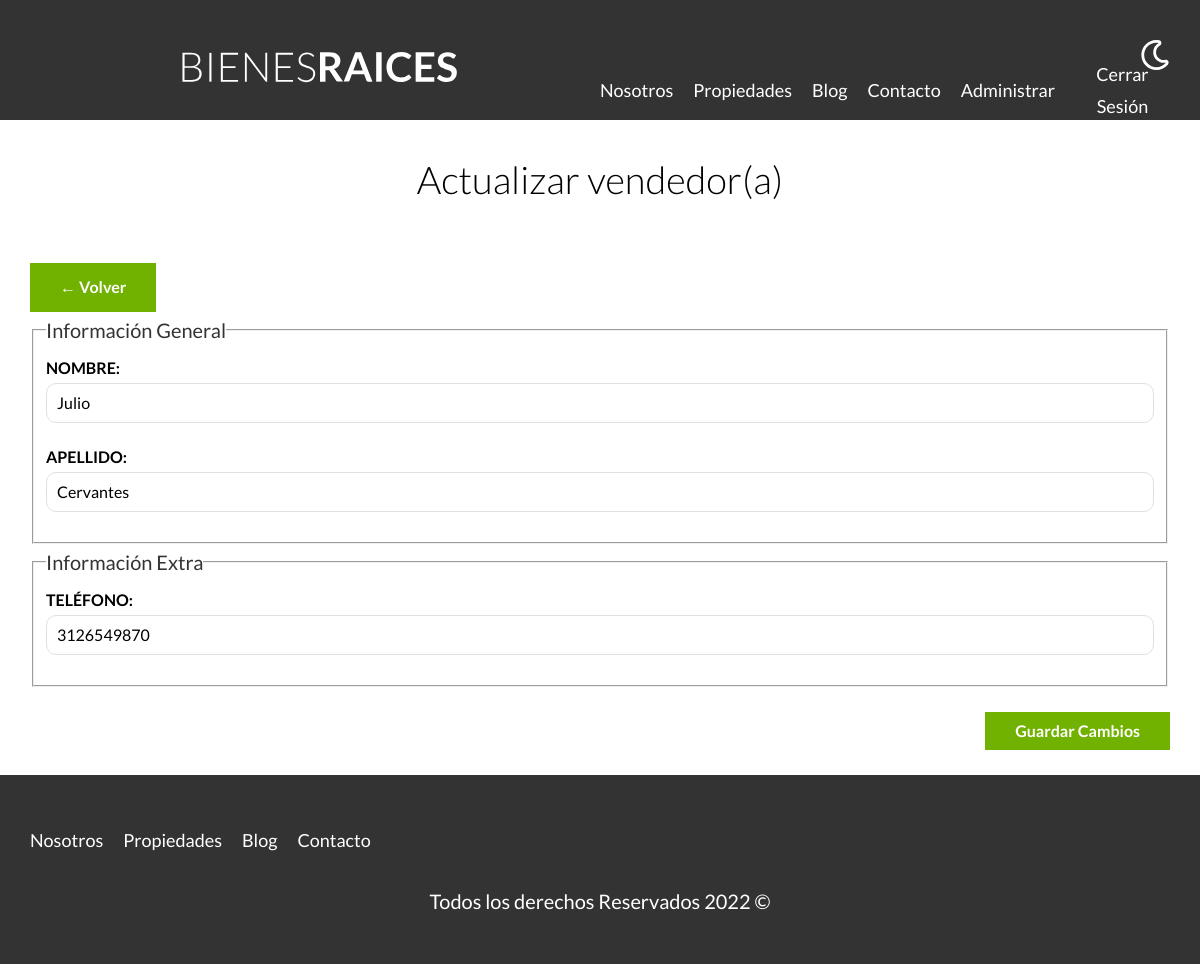
Screenshot of /vendedores/actualizar?id=3 (signed in) with the database file from the repository.
### tables this page shows
CREATE TABLE `vendedores` (
  `id` int NOT NULL AUTO_INCREMENT,
  `nombre` varchar(45) DEFAULT NULL,
  `apellido` varchar(45) DEFAULT NULL,
  `telefono` varchar(10) DEFAULT NULL,
  PRIMARY KEY (`id`)
);

### controllers/VendedorController.php (called while the page is built, shortened)
<?php
class VendedorController {
    public static function actualizar(Router $router) {
        $errores = Vendedor::getErrores();
        $id = validarORedireccionar('/admin');
        $vendedor = Vendedor::find($id);
        $router->render('vendedores/actualizar', [
            'errores' => $errores,
            'vendedor' => $vendedor,
        ]);
    }
}

### public/index.php (called while the page is built, shortened)
<?php
$router = new Router();
$router->get('/admin', [PropiedadController::class, 'index']);
$router->get('/propiedades/crear', [PropiedadController::class, 'crear']);
$router->post('/propiedades/crear', [PropiedadController::class, 'crear']);
$router->get('/propiedades/actualizar', [PropiedadController::class, 'actualizar']);
$router->post('/propiedades/actualizar', [PropiedadController::class, 'actualizar']);
$router->post('/propiedades/eliminar', [PropiedadController::class, 'eliminar']);
$router->get('/vendedores/crear', [VendedorController::class, 'crear']);
$router->post('/vendedores/crear', [VendedorController::class, 'crear']);
$router->get('/vendedores/actualizar', [VendedorController::class, 'actualizar']);
$router->post('/vendedores/actualizar', [VendedorController::class, 'actualizar']);
$router->post('/vendedores/eliminar', [VendedorController::class, 'eliminar']);
$router->get('/blog/admin', [EntradaController::class, 'index']);
$router->get('/blog/crear', [EntradaController::class, 'crear']);
$router->post('/blog/crear', [EntradaController::class, 'crear']);
$router->get('/blog/actualizar', [EntradaController::class, 'actualizar']);
$router->post('/blog/actualizar', [EntradaController::class, 'actualizar']);
$router->post('/blog/eliminar', [EntradaController::class, 'eliminar']);
$router->get('/', [PaginasController::class, 'index']);
$router->get('/nosotros', [PaginasController::class, 'nosotros']);
$router->get('/propiedades', [PaginasController::class, 'propiedades']);
$router->get('/propiedad', [PaginasController::class, 'propiedad']);
$router->get('/blog', [PaginasController::class, 'blog']);
$router->get('/entrada', [PaginasController::class, 'entrada']);
$router->get('/contacto', [PaginasController::class, 'contacto']);
$router->post('/contacto', [PaginasController::class, 'contacto']);
$router->get('/login', [LoginController::class, 'login']);
$router->post('/login', [LoginController::class, 'login']);
$router->get('/logout', [LoginController::class, 'logout']);
$router->comprobarRutas();

### includes/funciones.php (called while the page is built, shortened)
<?php
function sane($html) : string{
    $s = htmlspecialchars($html);
    return $s;
}
function validarORedireccionar(string $url) {
    $id = $_GET['id'];
    $id = filter_var($id, FILTER_VALIDATE_INT);
    return $id;
}

### models/ActiveRecord.php (called while the page is built, shortened)
<?php
class ActiveRecord{
    protected static $db;
    protected static $tabla = '';
    public static function setDB($database){
        self::$db = $database;
    }
    public static function find($id){
        $query = " SELECT * FROM ". static::$tabla ." WHERE id = ${id}";
        $resultado = self::consultarSQL($query);
        return array_shift($resultado);
    }
    public static function consultarSQL($query){
        $resultado = self::$db->query($query);
        $array = [];
        while ($registro = $resultado->fetch_assoc()) {
            $array[] = static::crearObjeto($registro);
        }
        return $array;
    }
    protected static function crearObjeto($registro){
        $objeto = new static;
        foreach ($registro as $key => $value) {
            if(property_exists($objeto, $key))
                $objeto->$key = $value;
        }
        return $objeto;
    }
}

### views/vendedores/formulario.php (the view)
<fieldset>
    <legend>Información General</legend>
    <label for="nombre">Nombre:</label>
    <input type="text" id="nombre" name="vendedor[nombre]" placeholder="Nombre Vendedor(a)" value="<?php echo sane( $vendedor->nombre ); ?>" >
    <label for="apellido">Apellido:</label>
    <input type="text" id="apellido" name="vendedor[apellido]" placeholder="Appelido Vendedor(a)" value="<?php echo sane( $vendedor->apellido ); ?>" >
</fieldset>
<fieldset>
    <legend>Información Extra</legend>
    <label for="telefono">Teléfono:</label>
    <input type="text" id="telefono" name="vendedor[telefono]" placeholder="Teléfono" value="<?php echo sane( $vendedor->telefono ); ?>" >
</fieldset>

### public/build/css/app.css (style rules this page uses)
html { line-height: 1.15; -webkit-text-size-adjust: 100%; }
body { margin: 0; }
button, input, optgroup, select, textarea { font-family: inherit; font-size: 100%; line-height: 1.15; margin: 0; }
button, input { overflow: visible; }
fieldset { padding: 0.35em 0.75em 0.625em; }
legend { box-sizing: border-box; color: inherit; display: table; max-width: 100%; padding: 0; white-space: normal; }
html { font-size: 62.5%; box-sizing: border-box; }
*, *:before, *:after { box-sizing: inherit; }
body { font-family: "Lato", sans-serif; font-size: 1.6rem; line-height: 1.8; }
.formulario legend { font-size: 2rem; color: #333333; }
.formulario label { font-weight: 700; text-transform: uppercase; display: block; }
.formulario input:not([type=submit]), .formulario textarea, .formulario select { padding: 1rem; display: block; width: 100%; background-color: #FFFFFF; border: 1px solid #e1e1e1; border-radius: 1rem; margin-bottom: 2rem; }

### rows the page displays
vendedores: nombre "Julio", apellido "Cervantes", telefono "3126549870"
